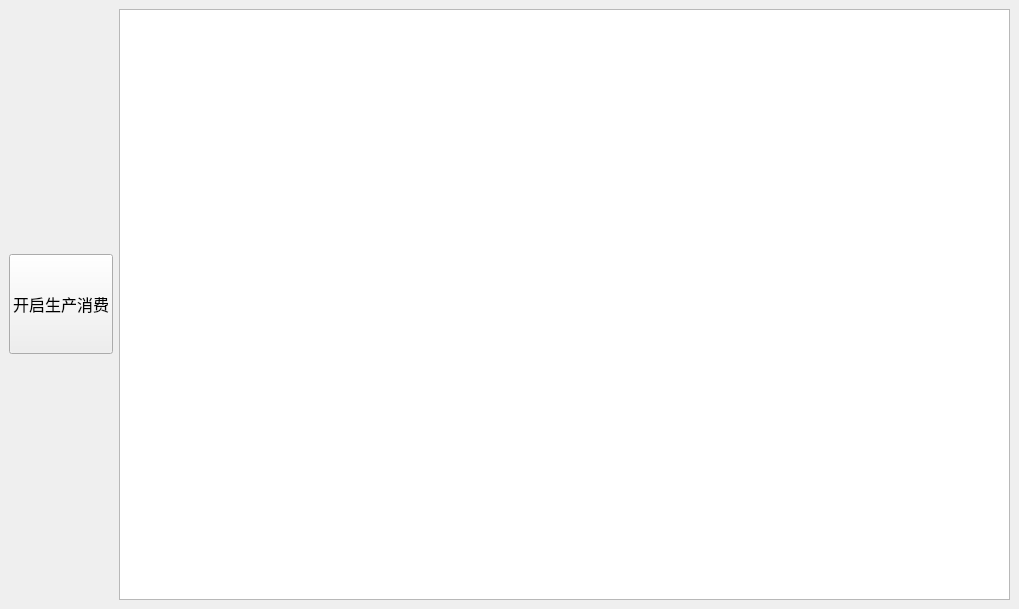
<?xml version="1.0" encoding="UTF-8"?>
<ui version="4.0">
 <class>TestTwoQSemaphoreBase</class>
 <widget class="QMainWindow" name="TestTwoQSemaphoreBase">
  <property name="geometry">
   <rect>
    <x>0</x>
    <y>0</y>
    <width>1019</width>
    <height>609</height>
   </rect>
  </property>
  <property name="font">
   <font>
    <family>Times New Roman</family>
    <pointsize>12</pointsize>
   </font>
  </property>
  <property name="windowTitle">
   <string>TestTwoQSemaphoreBase</string>
  </property>
  <widget class="QWidget" name="centralwidget">
   <layout class="QGridLayout" name="gridLayout">
    <item row="0" column="0">
     <widget class="QPushButton" name="pushButton">
      <property name="minimumSize">
       <size>
        <width>0</width>
        <height>100</height>
       </size>
      </property>
      <property name="text">
       <string>开启生产消费</string>
      </property>
     </widget>
    </item>
    <item row="0" column="1">
     <widget class="QPlainTextEdit" name="plainTextEdit"/>
    </item>
   </layout>
  </widget>
 </widget>
 <resources/>
 <connections/>
</ui>
